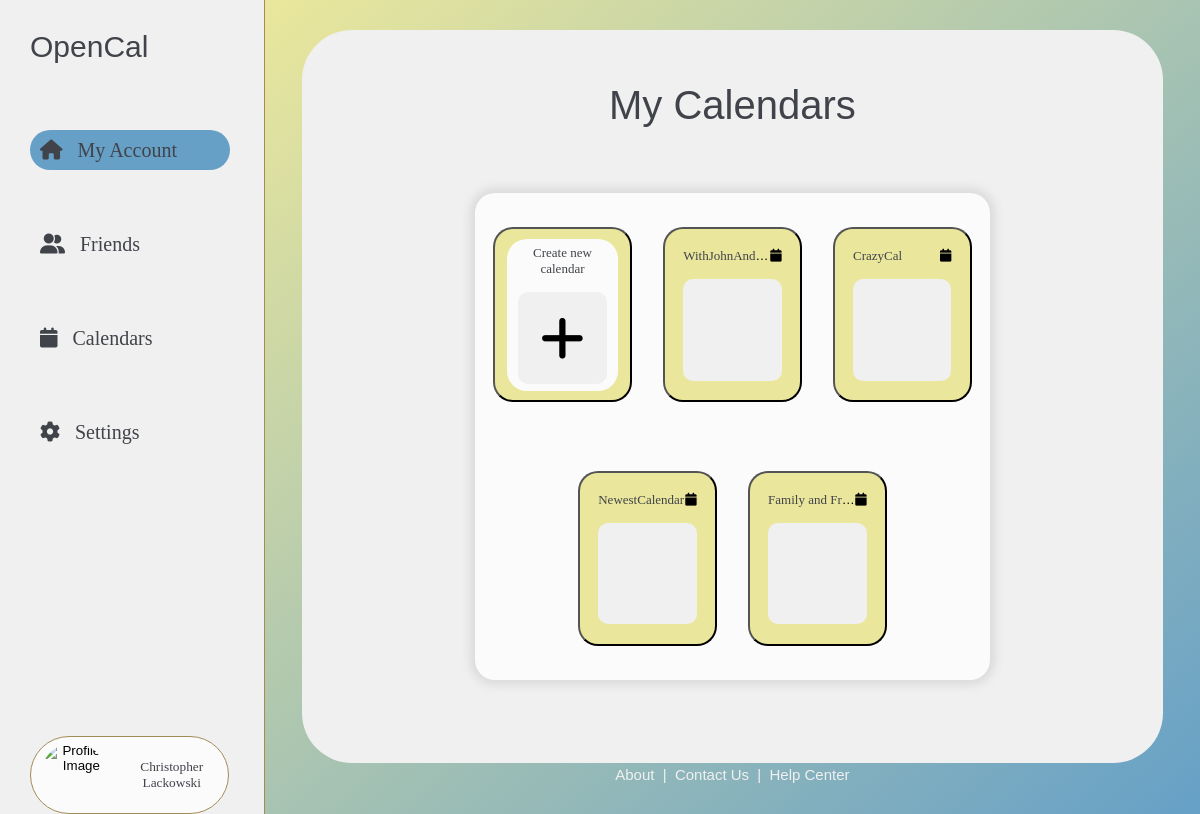
Page /mycalendars/ (signed in) on the committed database.
### opencalapp/models.py (models this page shows, shortened)
class Account(AbstractUser):
    calendars = models.ManyToManyField('Calendar', related_name='users', blank=True)

class Calendar(models.Model):
    name = models.CharField(max_length=20, default='Calendar Name')
    owner = models.ForeignKey(Account, related_name='owned_calendars', on_delete=models.CASCADE, default=1)
    last_modified = models.DateTimeField(default=timezone.now)
    contributors = models.ManyToManyField('Account', related_name='active_calendars', blank=True)

### opencalapp/views.py (the view)
# urls.py: path('mycalendars/', views.create_calendar,name='mycalendars'),
@login_required
def create_calendar(request):
    if request.method == 'POST':
        form = NewCalendarForm(request.POST)
        if form.is_valid():
            new_calendar = form.save(commit=False)
            new_calendar.owner = request.user;
            new_calendar.save()
            form.save_m2m()
            contributors = form.cleaned_data.get('contributors')
            for contributor in contributors:
                contributor.calendars.add(new_calendar)
            request.user.calendars.add(new_calendar)
            return redirect('mycalendars')
    else:
        form = NewCalendarForm(user=request.user)
    return render(request, 'mycalendars.html', {'form': form})

### opencalapp/templates/mycalendars.html (shortened to what this page needs)
{% extends 'base.html' %}
{% block content %}
<div class="page-pane">
    <div class="page-pane-bubble">
        <div class="header-title">
            <b-text style="font-size: 40px;">My Calendars</b-text>
        </div>
        <div class="calendars-section">
            <div class="grid">
                <div class="grid-bubble">
                    <button class="grid-cell" onclick="createNewCal()">
                        <div class="cell-bubble">
                            <div class="cal-name-container" style="justify-content: center;">
                                <s-text>Create new calendar</s-text>
                            </div>
                            <div class="plus-icon">
                                <i class="fa-solid fa-plus"></i>
                            </div>
                        </div>
                    </button>
                    {% for calendar in user.calendars.all %}
                    <button class="grid-cell"
                    data-calendar-id="{{ calendar.id }}"
                    data-calendar-name="{{ calendar.name }}"
                    data-owner="{{ calendar.owner.first_name }} {{ calendar.owner.last_name }}"
                    data-last-modified="{{ calendar.last_modified }}"
                    data-contributors="{% for contributor in calendar.contributors.all %}{{ contributor.first_name }} {{ contributor.last_name }}{% if not forloop.last %}, {% endif %}{% endfor %}"
                    onclick="displayCalInfo(this)">
                        <div class="cal-name-container">
                            <div class="left-cal-name">
                                <s-text>{{calendar.name}}</s-text>
                            </div>
                            <div>
                                <i class="fas fa-calendar"></i>
                            </div>
                        </div>
                        <div class="cal-prev">
                        </div>
                    </button>
                    {% endfor %}
                </div>
            </div>
        </div>
    </div>
    {% include 'footer.html' %}
</div>
{% endblock %}

### opencalapp/templates/base.html (shortened to what this page needs)
{% load static %}
<!DOCTYPE html>
<html>
    <head>
        <link rel="stylesheet" href="{% static 'css/mycalendarsstyle.css' %}">
        <link rel="stylesheet" href="{% static 'css/navpanestyle.css' %}">
        <link rel="stylesheet" href="{% static 'css/subpagestyle.css' %}">
        <link rel="stylesheet" href="{% static 'css/globalstyle.css' %}">
        <link rel="stylesheet" href="{% static 'css/friendsstyle.css' %}">
        <link rel="stylesheet" href="{% static 'css/opencalendarstyle.css' %}">
    </head>
    <body>
        <div class="page-container" style="display: flex; justify-content: flex-start">
            <div class="nav-pane">
                <p style="font-family:Verdana, sans-serif; font-size: 30px; color:rgb(64, 67, 73)">OpenCal</p>
                <br><br>
                <div class="nav-options">
                    <a class="nav-button" style="font-size: 20px" href="{% url 'account' %}" id="account-link-id">
                        <i class="fas fa-house"></i>
                        &ensp;
                        My Account
                    </a>
                    <br><br><br>
                    <a class="nav-button" style="font-size: 20px" href="{% url 'friends' %}" id="friends-link-id">
                        <i class="fas fa-user-group"></i>
                        &ensp;
                        Friends
                    </a>
                    <br><br><br>
                    <a class="nav-button" style="font-size: 20px" href="{% url 'mycalendars' %}" id="calendars-link-id">
                        <i class="fas fa-calendar"></i>
                        &ensp;
                        Calendars
                    </a>
                    <br><br><br>
                    <a class="nav-button" style="font-size: 20px" href="{% url 'settings' %}" id="settings-link-id">
                        <i class="fas fa-gear"></i>
                        &ensp;
                        Settings
                    </a>
                </div>
                <div class="all-profile">
                    <br>
                    <button class="profile-container" onclick="toggleVisibility()">
                        <img src="{% static 'images/IMG_7987.png' %}" alt="Profile Image" class="profile-img">
                        <s-text style="text-transform: capitalize;">{{ user.get_full_name }}</s-text>
                    </button>
                </div>
            </div>
            <div class="main-content" style="width:100%; height:100%; flex-grow:1;">
                {% block content %}
                {% endblock %}
            </div>
        </div>
    </body>
</html>

### opencalapp/static/css/mycalendarsstyle.css (style rules this page uses)
body { background-color: rgb(102, 160, 199); height: 100%; width: 100%; margin: 0; }
.header-title { display: flex; justify-content: center; align-items: center; height: 150px; width: 100%; }
.calendars-section { display: flex; justify-content: center; align-items: center; width: 90%; height: 70%; }
.grid { display: flex; justify-content: center; align-items: center; width: 70%; height: 100%; }
.grid-bubble { display: flex; flex-wrap: wrap; justify-content: center; align-items: center; background-color: rgb(251, 251, 251); height: 95%; width: 95%; border-radius: 20px; overflow-y: scroll; box-shadow: 0 0 10px 5px rgb(218, 218, 218); }
.grid-cell { height:175px; width: 27%; background-color:rgb(234, 231, 156); margin: 3%; display: flex; align-items: center; justify-content: center; flex-direction: column; border-radius: 20px; }
.cal-prev { height: 60%; width: 80%; background-color: rgb(240, 240, 240); display: flex; align-items: center; justify-content: center; border-radius: 10px; }
.cal-name-container { font-size: 13px; width: 80%; margin-bottom: 15px; display: flex; justify-content: space-between; }
.left-cal-name { white-space: nowrap; overflow: hidden; text-overflow: ellipsis; }
.cell-bubble { width: 90%; height: 90%; display: flex; align-items: center; justify-content: center; background-color: rgb(251,251,251); border-radius: 20px; flex-direction: column; }
.plus-icon { height: 60%; width: 80%; background-color: rgb(240,240,240); display: flex; align-items: center; justify-content: center; border-radius: 10px; font-size: 50px; }

### opencalapp/static/css/navpanestyle.css (style rules this page uses)
.nav-pane { height:100%; width:300px; display: flex; justify-content: flex-start; align-items: flex-start; background-color: rgb(240,240,240); flex-direction: column; padding-left: 30px; border-right: 1px solid rgb(164, 140, 88); }
.nav-options { display: flex; flex-direction: column; justify-content: center; align-items: flex-start; }
.nav-button { border: none; color: rgb(64, 67, 73); font-family: Georgia, serif; width: 200px; height: 40px; display: flex; align-items: center; border-radius: 20px; text-decoration: none; }
.all-profile { display: flex; align-items: center; width: 85%; height: 250px; flex-direction: column; margin-top: 220px; }
.profile-container { height: 90px; width: 100%; border-radius: 100px; padding: 0; background-color: rgb(251, 251, 251); border: 1px solid rgb(164, 140, 88); display: flex; justify-content: flex-start; align-items: center; }
.profile-img { height: 85%; aspect-ratio: 1.0; border-radius: 100px; margin-left: 10px; margin-right: 10px; object-fit: cover; }
.nav-button.active { background-color: rgb(102, 160, 199); }

### opencalapp/static/css/subpagestyle.css (style rules this page uses)
.page-container { height:100%; width:100%; display: flex; justify-content: center; align-items: center; }
.page-pane { height:100%; width:100%; display: flex; justify-content: space-between; align-items: center; background-color: rgb(251, 251, 251); background-image: linear-gradient(to bottom right, rgb(234, 231, 156), rgb(102, 160, 199)); flex-direction: column; }
.page-pane-bubble { display: flex; align-items: center; justify-content: flex-start; width: 92%; height: 90%; flex-direction: column; background-color: rgb(240,240,240); border-radius: 50px; margin-top: 30px; }

### opencalapp/static/css/globalstyle.css (style rules this page uses)
html { height: 100%; }
s-text { color: rgb(64, 67, 73); font-family: Georgia, serif; }
b-text { color: rgb(64, 67, 73); font-family: Verdana, sans-serif; }
button { transition-duration: 0.4s; cursor: pointer; }

### opencalapp/static/css/friendsstyle.css (style rules this page uses)
.header-title { display: flex; justify-content: center; align-items: center; height: 150px; width: 100%; }

### rows in the picture
Account: get_full_name "Christopher Lackowski"
Calendar: name "WithJohnAnd…"
Calendar: name "CrazyCal"
Calendar: name "NewestCalendar"
Calendar: name "Family and Fr…"
